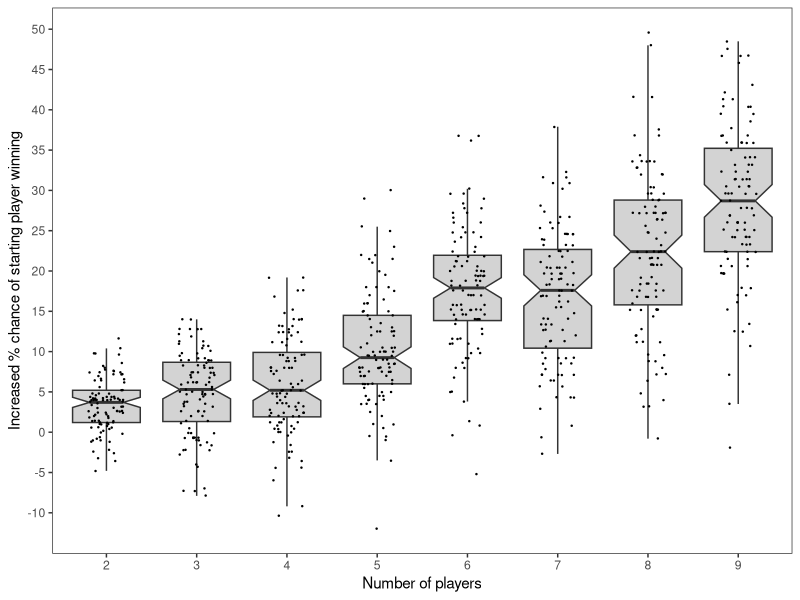
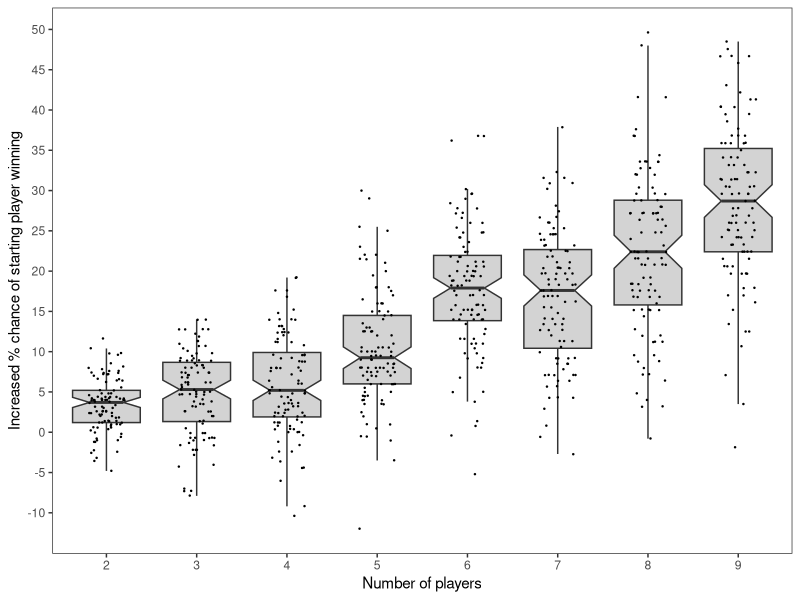

These charts were generated, in order, by the following R code:
library(ggplot2)
setwd("~/github/kalashnikov/analysis/WinBiasVsNrOfPlayers/")
stats <- read.table("data.tsv", sep="\t", header=T)
stats$players <- as.factor(stats$players)

ggplot() +
  theme_bw() + theme(panel.grid = element_blank()) +
  geom_boxplot(notch = TRUE, fill="lightgray", data = stats, aes(x = players, y = percBetterWinningOdds), outlier.shape = NA) +
  geom_jitter(width=0.2, data = stats, aes(x = players, y = percBetterWinningOdds), size=0.2) +
  xlab("Number of players") +
  ylab("Increased % chance of starting player winning") +
  scale_y_continuous(breaks=seq(-10,50,5))
ggsave("WinBiasVsNrOfPlayers.png", width = 4, height = 4, dpi=150)
